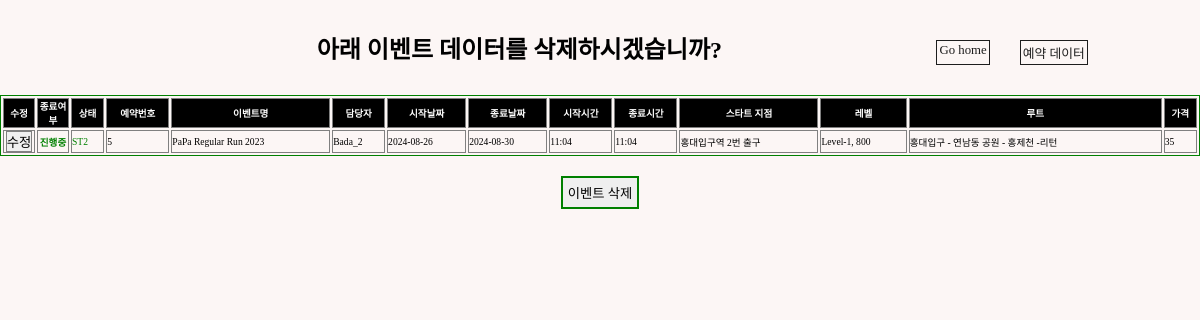
Page /events/deleventpage/5 (signed in) on the committed database.
### events/models.py (models this page shows, shortened)
class GuestRun(models.Model):
    STATUS_CHOICE = [
        ("ST1", "Checking"),
        ("ST2", "On-Sale"),
        ("ST3", "Sold-Out"),
        ("ST4", "Closed"),
    ]
    LEVEL = [
        ("Level-1, 800","800"),
        ("Level-2, 730","730"),
        ("Level-3, 700","700"),
        ("Level-4, 630","630"),
        ("Level-5, 600","600"),
        ("Level-6, 530","530"),
        ("Full Access","Free"),
    ]
    event_id = models.AutoField(
        primary_key=True,
    )
    title = models.CharField(max_length=50)
    manager = models.ForeignKey(Manager, related_name="manager",blank=False, null=True, on_delete=models.SET_NULL)
    start_date = models.DateField(blank=True, null=True)
    start_time = models.TimeField(blank=True, null=True)
    end_date = models.DateField(blank=True, null=True)
    end_time = models.TimeField(blank=True, null=True)
    image = ResizedImageField(size=[1402,1000], upload_to="runMain", blank=True)
    route_image = ResizedImageField(size=[1402,1402], upload_to="runRoute", blank=True)
    start_point = models.CharField(max_length=50)
    status = models.CharField(
        max_length=8,
        choices=STATUS_CHOICE,
        default="ST1",
    )
    level = models.CharField(
        max_length=15,
        choices=LEVEL,
        default="Free",
    )
    amount = models.IntegerField(default=0)
    route = models.CharField(max_length=50, blank=False)
    desc = models.TextField(blank=True, default="-")
    completed = models.BooleanField(default=False)

### community/models.py (models this page shows)
class Manager(models.Model):
    m_id = models.AutoField(primary_key=True)
    account = models.ForeignKey(User, on_delete=models.CASCADE)
    name = models.CharField(max_length=20)
    email = models.CharField(max_length=50, blank=False)
    age = models.IntegerField(default=0)
    image = ResizedImageField(size=[200,200], upload_to="avatar", blank=False)
    def __str__(self):
        return self.name + "_"+ str(self.m_id)

### events/views.py (the view)
# urls.py: path("deleventpage/<str:pk>", views.deleventpage, name="deleventpage"),
def deleventpage(request, pk):
    event = GuestRun.objects.filter(pk=pk)
    return render(request, "admin/event_del.html", {"events": event})

### templates/admin/event_del.html (shortened to what this page needs)
{% load static %}
<!DOCTYPE html>
<html lang="en">
  <head>
    <link rel="stylesheet" type="text/css" href="{% static 'css/sterna.css' %}"/>
    <link href="https://cdnjs.cloudflare.com/ajax/libs/bootstrap-datetimepicker/3.0.0/css/bootstrap-datetimepicker.min.css" rel="stylesheet"/>
  </head>
  <body>
    {% if user.is_staff %}
      <div class="tocenter">
        <div class="flex-row" style="width:100%; margin: 30px 0 20px 0; justify-content:space-around;">
          <div style="width:10px;"></div>
          <div>
            <h2>아래 이벤트 데이터를 삭제하시겠습니까?</h2>
          </div>
          <div class="flex-row">
            <a style="border:solid 1px; font-size:0.8rem; padding:2px; margin:10px;" href="{% url "community:index" %}">Go home</a>
            <div style="width:10px;"></div>
            <a style="border:solid 1px; font-size:0.8rem; padding:2px; margin:10px;" href="{% url "community:data" %}">예약 데이터</a>
          </div>
        </div>
      </div>
      {% for data in events %}
        <div>
          <table border="1px solid black" bordercolor="green" style="font-size:0.6rem; width:100%;">
            <tr style="background-color:black; color:white;">
              <th scope="col" style="width:30px; text-align:center">수정</th>
              <th scope="col" style="width:30px; text-align:center">종료여부</th>
              <th scope="col">상태</th>
              <th scope="col">예약번호</th>
              <th scope="col">이벤트명</th>
              <th scope="col">담당자</th>
              <th scope="col">시작날짜</th>
              <th scope="col">종료날짜</th>
              <th scope="col">시작시간</th>
              <th scope="col">종료시간</th>
              <th scope="col">스타트 지점</th>
              <th scope="col">레벨</th>
              <th scope="col">루트</th>
              <th scope="col">가격</th>
            </tr>
            <tr>
              <td style="width:30px; text-align:center">
                <a href="{% url "events:update_event" data.pk %}">
                  <button>수정</button>
                </a>
              </td>
              {% if data.completed == True %}
                <td style="color:white; font-weight:bold; background-color:grey; text-align:center;">완료</td>
              {% else %}
                <td style="color:green; font-weight:bold; text-align:center;">진행중</td>
              {% endif %}
              {% if data.status == "ST1" %}
                <td style="color:orange;">{{data.status}}</td>
              {% elif data.status == "ST2" %}
                <td style="color:green;">{{data.status}}</td>
              {% elif data.status == "ST3" %}
                <td style="color:blue;">{{data.status}}</td>
              {% else %}
                <td style="color:grey;">{{data.status}}</td>
              {% endif %}
              <td>{{data.event_id}}</td>
              <td>{{data.title}}</td>
              <td>{{data.manager}}</td>
              <td>{{data.start_date | date:"Y-m-d"}}</td>
              <td>{{data.end_date | date:"Y-m-d"}}</td>
              <td>{{data.start_time | time:"H:i"}}</td>
              <td>{{data.end_time | time:"H:i"}}</td>
              <td>{{data.start_point}}</td>
              <td>{{data.level}}</td>
              <td>{{data.route}}</td>
              <td>{{data.amount}}</td>
            </tr>
          </table>
          <div class="flex-column">
            <div class="tocenter" style="margin:20px 0 0 0;">
              <a href="{% url "events:delevent" data.pk %}">
                <button style="padding: 5px; border:solid 2px green;">이벤트 삭제</button>
              </a>
            </div>
          </div>
        </div>
      {% endfor %}
    {% endif %}
  </body>
</html>

### static/css/sterna.css (style rules this page uses)
:root { --sterun-primary-color: #fbff00; --sterun-secondary-color: #3A3A3A; --sterun-thirdary-color: #4467AF; --sterun-white-color: #FCF6F5; --sterun-black-color: #1d1d1d; --sterun-grey-color: #E8E8E8; }
* { margin: 0; padding: 0; font-family: "SCDream"; z-index:100; }
html, body { background-color: var(--sterun-white-color); margin-top: 100px; min-height: 100%; margin: 0; }
a { color: var(--sterun-black-color); text-decoration: none; }
button { border: 1px solid grey; }
.tocenter { display: flex; flex-direction: column; align-items: center; width:100%; }
.flex-row { display: flex; flex-direction: row; flex-flow: wrap; justify-content: center; }
.flex-column { justify-content: center; display: flex; flex-direction: column; }

### templates/admin/event_del.html (style rules this page uses)
tr th { border: solid 1px grey; }
tr td { border: solid 1px grey; }

### rows in the picture
GuestRun: completed "진행중", status "ST2", event_id "5", title "PaPa Regular Run 2023", manager "Bada_2", start_date "2024-08-26", end_date "2024-08-30", start_time "11:04", end_time "11:04", start_point "홍대입구역 2번 출구", level "Level-1, 800", route "홍대입구 - 연남동 공원 - 홍제천 -리턴", amount "35"
